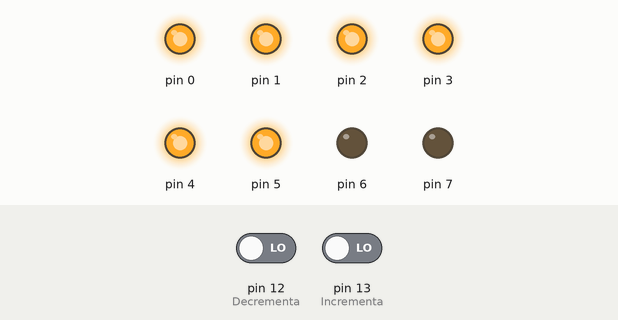
Recording of a sketch running on a simulated Arduino Uno, built with avr-gcc and run on an emulated ATmega328P. Shown: output pins drawn as LEDs (lit = HIGH). Inputs (shaded band) come from the test bench; at power-on: pin 12 (Decrementa) LOW, pin 13 (Incrementa) LOW.

Above: at 0.1 s.
Timing chart, 0 to 1.6 s (numbered marks = the images above):
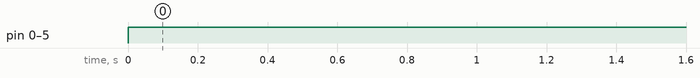

Measured:
- by itself, pin 0–5: LOW → HIGH at 0.00 s

The sketch:

Contador-boton.ino
```cpp
byte  Digit[10][8] =
{
   { 1,1,1,1,1,1,0,0 },    // 0
   { 0,1,1,0,0,0,0,0 },    // 1
   { 1,1,0,1,1,0,1,0 },    // 2
   { 1,1,1,1,0,0,1,0 },    // 3
   { 0,1,1,0,0,1,1,0 },    // 4
   { 1,0,1,1,0,1,1,0 },    // 5
   { 1,0,1,1,1,1,1,0 },    // 6
   { 1,1,1,0,0,0,0,0 },    // 7
   { 1,1,1,1,1,1,1,0 },    // 8
   { 1,1,1,0,0,1,1,0 },     // 9
};

int contador=0;

void setup() {
  pinMode(0, OUTPUT); //A
  pinMode(1, OUTPUT); //B
  pinMode(2, OUTPUT); //C
  pinMode(3, OUTPUT); //D
  pinMode(4, OUTPUT); //E
  pinMode(5, OUTPUT); //F
  pinMode(6, OUTPUT); //G
  pinMode(7, OUTPUT); //H

  pinMode(13, INPUT); // Incrementa
  pinMode(12, INPUT); // Decrementa
}

void loop(){
   if (digitalRead(12) == HIGH) {
        delay(20);
          if (digitalRead(12) == LOW) {
            contador--;
              if(contador<0){
                contador=9;
              }
          }
    }

    if (digitalRead(13) == HIGH) {
        delay(20);
          if (digitalRead(13) == LOW) {
            contador++;
              if(contador>9){
                contador=0;
              }
          }
    }

      for(int pin=0; pin <8; pin++){
        digitalWrite(pin,Digit[contador][pin]);
      }
      delay(100);
}
```
